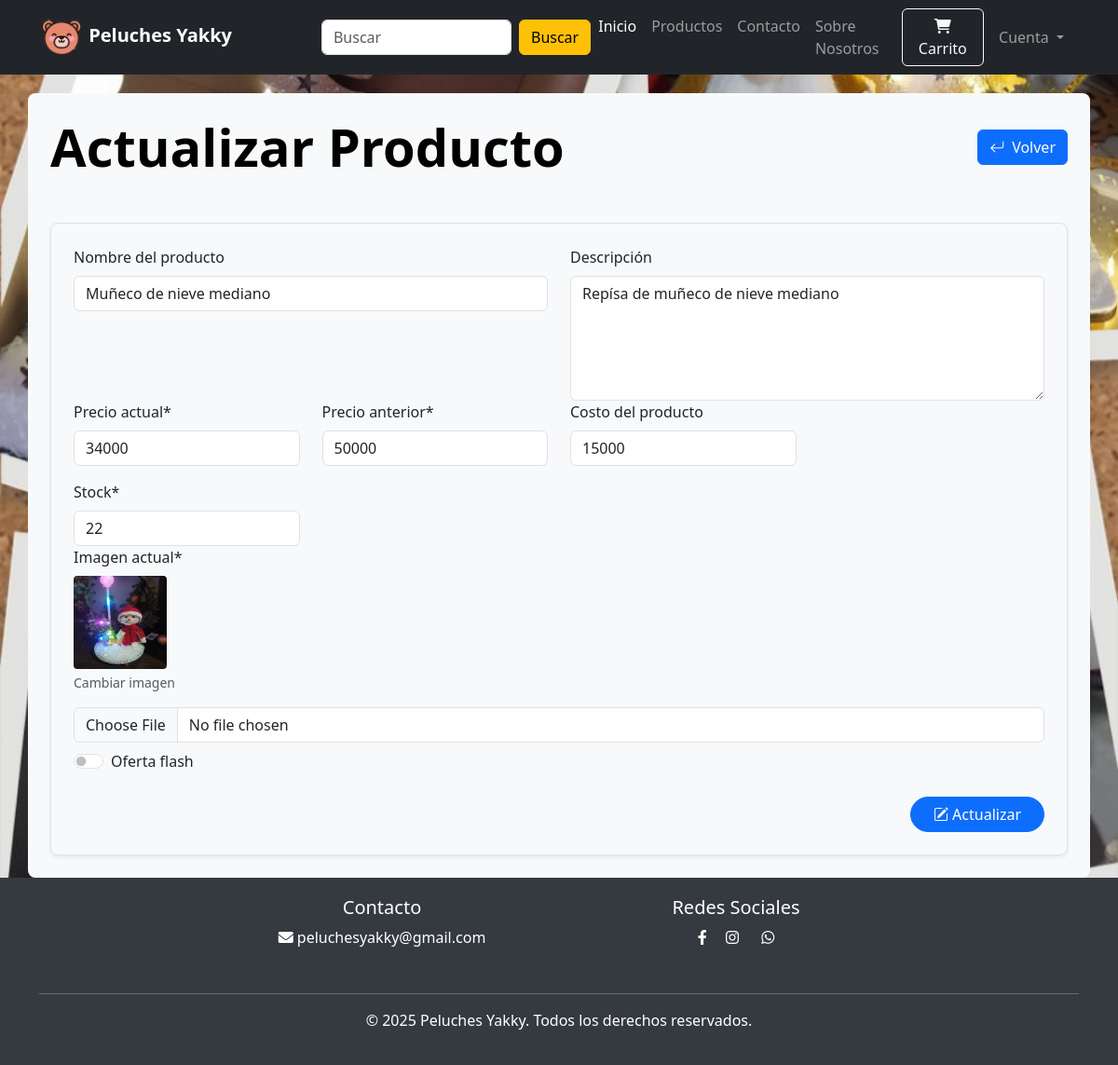
/actua-producto/2 (signed in), run on an earlier commit of the app's database.
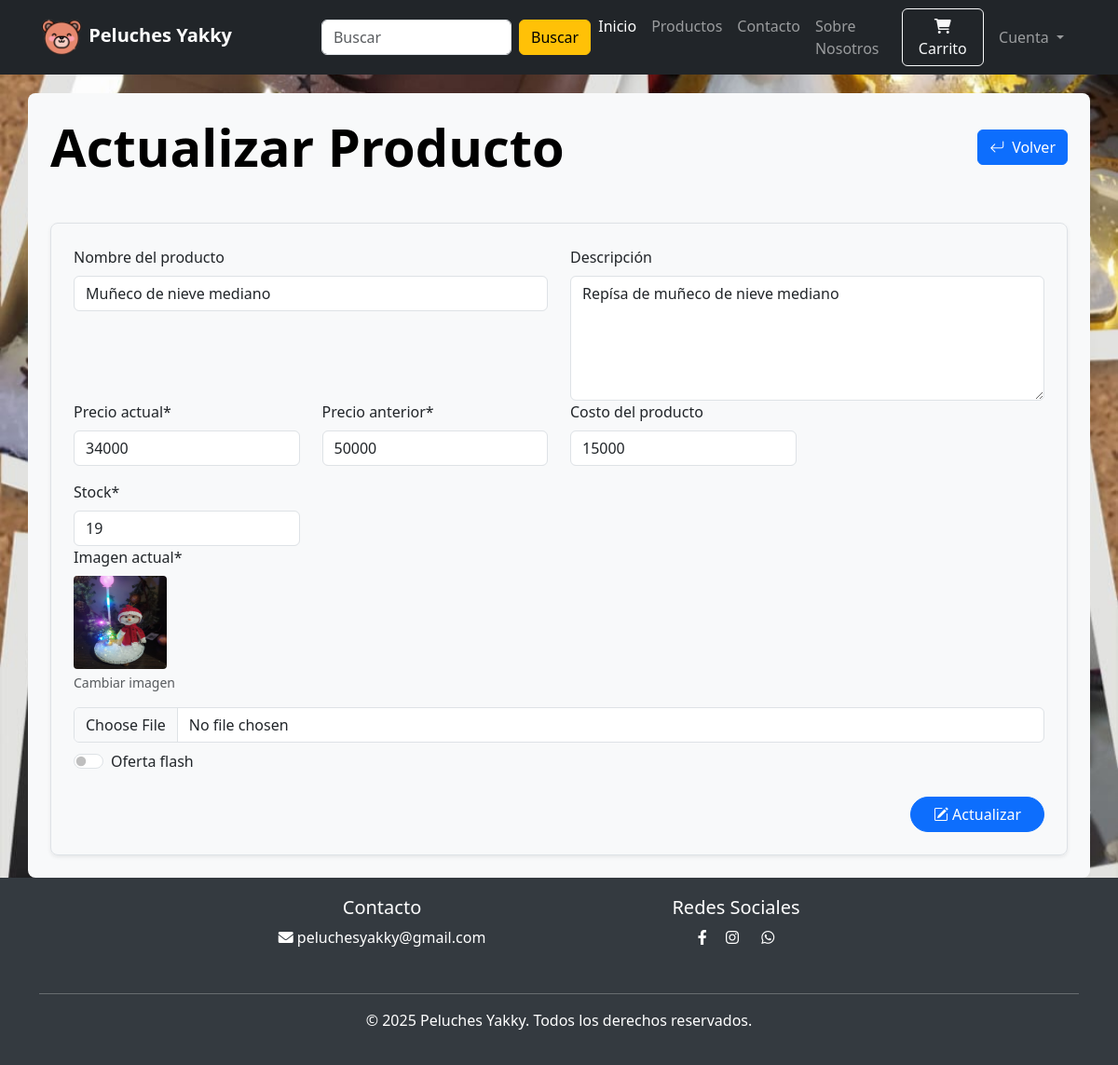
And on a later commit of the database.
### website/models/producto_model.py (models this page shows, shortened)
class Product(db.Model):
    id = db.Column(db.Integer, primary_key=True)
    product_name = db.Column(db.String(100), nullable=False)
    current_price = db.Column(db.Integer, nullable=False)
    precio_costo = db.Column(db.Integer, nullable=False)  # tarea
    previous_price = db.Column(db.Integer, nullable=False)
    in_stock = db.Column(db.Integer, nullable=False)
    product_picture = db.Column(db.String(1000), nullable=False)
    flash_sale = db.Column(db.Boolean, default=False)
    date_added = db.Column(db.DateTime, default=datetime.utcnow)
    descripcion = db.Column(db.String(1000), nullable=False)
    is_deleted = db.Column(db.Boolean, default=False)
    carts = db.relationship(
        "Cart", backref=db.backref("product", lazy=True), cascade="all, delete-orphan"
    )
    orders = db.relationship(
        "Order", backref=db.backref("product", lazy=True), cascade="all, delete-orphan"
    )

### website/admin.py (the view, shortened to what this page needs)
@admin.route("/actua-producto/<int:item_id>", methods=["GET", "POST"])
@login_required
@rol_required(1)
def actua_productos(item_id):
    if current_user.id == 1:
        producto = Product.query.get(item_id)
        return render_template("actua-produc.html", item=producto)
    return render_template("error_404.html")

### website/models/customer_model.py (called while the page is built)
    @property
    def is_authenticated(self):
        return True  # Para usuarios reales siempre True

### website/templates/actua-produc.html (shortened to what this page needs)
{% extends 'index.html' %}
{% block body %}
<div class="fondo" style="min-height: 100vh; padding-top: 20px;">
    <div class="container bg-light rounded-3 p-4 ">
        <div class="d-flex justify-content-between align-items-center mb-5">
            <h1 class="text-black mb-0 display-4 fw-bold">
                Actualizar Producto
            </h1>
            <div class="d-flex gap-3"><button onclick="window.location.href='/ver-productos'" class="btn btn-primary">
                    <i class="bi bi-arrow-return-left me-2  "></i>Volver
                </button>
            </div>
        </div>
        <form method="post" enctype="multipart/form-data" class="border p-4 rounded-3 shadow-sm">
            <div class="row mb-3">
                <div class="col-md-6">
                    <label class="form-label">Nombre del producto</label>
                    <input type="text" class="form-control" name="product_name" required value="{{ item.product_name}}">
                </div>
                <div class="col-md-6">
                    <label class="form-label">Descripción</label>
                    <textarea class="form-control" name="descripcion" rows="5"
                        id="productDescription">{{ item.descripcion if item.descripcion else '' }}</textarea>
                </div>
                <div class="col-md-3">
                    <label class="form-label">Precio actual*</label>
                    <input type="number" step="0.01" class="form-control" name="current_price" required
                        value="{{ item.current_price }}">
                </div>
                <div class="col-md-3">
                    <label class="form-label">Precio anterior*</label>
                    <input type="number" step="0.01" class="form-control" name="previous_price" required
                        value="{{ item.previous_price }}">
                </div>
                <div class="col-md-3">
                    <label class="form-label">Costo del producto</label>
                    <input type="number" step="0.01" class="form-control" name="precio_costo" value="{{item.precio_costo}}" required>
                </div>
            </div>
            <div class="row mb-3">
                <div class="col-md-3">
                    <label class="form-label">Stock*</label>
                    <input type="number" class="form-control" name="in_stock" required value="{{ item.in_stock }}">
                </div>
                <div class="mb-2">
                    <label class="form-label">Imagen actual*</label>
                    <br>
                    <img src="../{{ item.product_picture }}" alt="{{ item.product_name }}"
                        style="height: 100px; width: 100px; border-radius: 4px;">
                    <br>
                    <p class="text-muted small mt-1">Cambiar imagen</p>
                    <input type="file" class="form-control" name="product_picture" accept="image/*">
                </div>
                <div class="col-md-3 d-flex align-items-end">
                    <div class="form-check form-switch">
                        <input class="form-check-input" type="checkbox" name="flash_sale" id="flexSwitchCheckDefault">
                        <label class="form-check-label" for="flexSwitchCheckDefault">Oferta flash</label>
                    </div>
                </div>
            </div>
            <div class="d-grid gap-2 d-md-flex justify-content-md-end mt-4">
                <button type="submit" class="btn btn-primary px-4 rounded-pill">
                    <i class="bi bi-pencil-square"></i> Actualizar
                </button>
            </div>
        </form>
    </div>
</div>
{% endblock %}

What changed in the data, as far as the page shows it:
changed Product "Muñeco de nieve mediano": in_stock "22" → "19"
